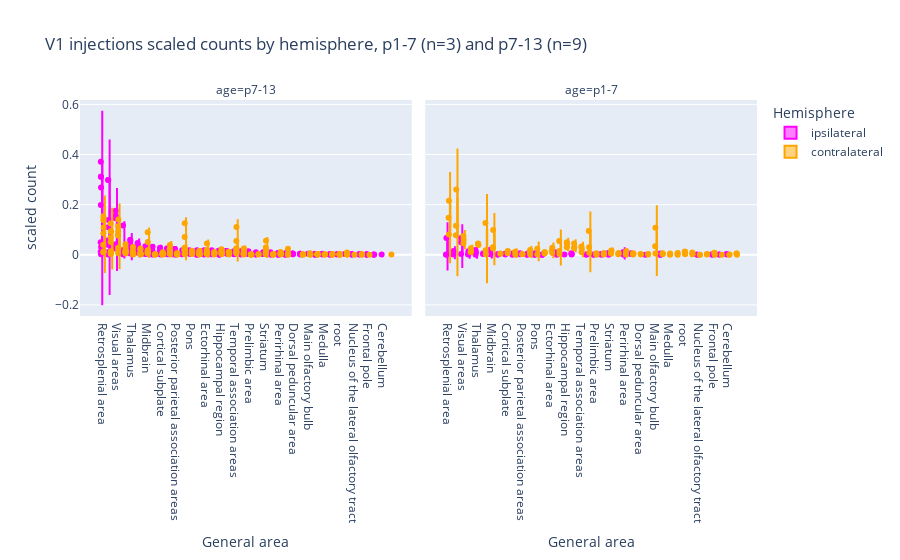

Here is the notebook cell this chart was saved with:
### Code cell
plot_scaled(
    df_grouped,
    "V1 injections scaled counts by hemisphere, p1-7 (n=3) and p7-13 (n=9) ",
    area_order_scaled,
)

### Figure 1 — Plotly figure (JSON) as saved in the notebook; plotly's stock layout.template omitted (floating-point values rounded to 4 significant figures; data arrays with more than 128 entries replaced by an {"elided": "..."} marker saying what was removed)
{"data": [{"alignmentgroup": "True", "box": {"visible": true}, "hovertemplate": "Hemisphere=ipsilateral<br>age=p7-13<br>General area=%{x}<br>scaled count=%{y}<extra></extra>", "legendgroup": "ipsilateral", "marker": {"color": "magenta"}, "meanline": {"visible": true}, "name": "ipsilateral", "offsetgroup": "ipsilateral", "orientation": "v", "points": "all", "scalegroup": "True", "showlegend": true, "type": "violin", "x": {"elided": "242 str values"}, "x0": " ", "xaxis": "x", "y": {"elided": "242 float values"}, "y0": " ", "yaxis": "y"}, {"alignmentgroup": "True", "box": {"visible": true}, "hovertemplate": "Hemisphere=ipsilateral<br>age=p1-7<br>General area=%{x}<br>scaled count=%{y}<extra></extra>", "legendgroup": "ipsilateral", "marker": {"color": "magenta"}, "meanline": {"visible": true}, "name": "ipsilateral", "offsetgroup": "ipsilateral", "orientation": "v", "points": "all", "scalegroup": "True", "showlegend": false, "type": "violin", "x": ["Anterior olfactory nucleus", "Ectorhinal area", "Main olfactory bulb", "Medulla", "Piriform area", "Postpiriform transition area", "Taenia tecta", "Temporal association areas", "root", "Agranular insular area", "Auditory areas", "Cerebellum", "Gustatory areas", "Hypothalamus", "Infralimbic area", "Midbrain", "Nucleus of the lateral olfactory tract", "Perirhinal area", "Pons", "Posterior parietal association areas", "Retrosplenial area", "Somatosensory areas", "Striatum", "Thalamus", "Visceral area", "Visual areas", "ventricular systems", "Agranular insular area", "Anterior cingulate area", "Auditory areas", "Cerebellum", "Cortical amygdalar area", "Cortical subplate", "Frontal pole", "Hippocampal region", "Hypothalamus", "Midbrain", "Nucleus of the lateral olfactory tract", "Orbital area", "Pallidum", "Perirhinal area", "Piriform-amygdalar area", "Pons", "Posterior parietal association areas", "Prelimbic area", "Retrohippocampal region", "Retrosplenial area", "Somatomotor areas", "Somatosensory areas", "Striatum", "Thalamus", "Visceral area", "Visual areas", "ventricular systems", "Agranular insular area", "Anterior cingulate area", "Auditory areas", "Cortical amygdalar area", "Cortical subplate", "Frontal pole", "Gustatory areas", "Hypothalamus", "Midbrain", "Orbital area", "Pallidum", "Piriform-amygdalar area", "Pons", "Posterior parietal association areas", "Prelimbic area", "Retrohippocampal region", "Retrosplenial area", "Somatomotor areas", "Somatosensory areas", "Striatum", "Thalamus", "Visceral area", "Visual areas", "ventricular systems"], "x0": " ", "xaxis": "x2", "y": [NaN, NaN, NaN, NaN, NaN, NaN, NaN, NaN, NaN, 0.0001173, 0.0004692, 0.002815, 5.865e-05, 0.0008798, 0.000176, 0.002229, 0.0001173, 0.000176, 5.865e-05, 0.002229, 0.000176, 0.0008212, 5.865e-05, 5.865e-05, 0.0002346, 0.003285, 0.000176, 0.01039, 0.004721, 0.0009443, 0.0009443, 0.002833, 0.003777, 0.001889, 0.0009443, 0.00661, 0.01983, 0.0009443, 0.00661, 0.005666, 0.01133, 0.0009443, 0.00661, 0.003777, 0.0009443, 0.01511, 0.06704, 0.001889, 0.01416, 0.007554, 0.01889, 0.0009443, 0.05005, 0.004721, 0.004716, 8.422e-05, 0.005306, 8.422e-05, 0.001011, 8.422e-05, 0.002863, 0.002695, 0.0032, 0.002779, 0.003032, 0.001263, 0.0003369, 0.005643, 8.422e-05, 0.000758, 0.000758, 0.0001684, 0.001769, 0.002695, 0.01002, 0.0004211, 0.06653, 0.0002527], "y0": " ", "yaxis": "y2"}, {"alignmentgroup": "True", "box": {"visible": true}, "hovertemplate": "Hemisphere=contralateral<br>age=p7-13<br>General area=%{x}<br>scaled count=%{y}<extra></extra>", "legendgroup": "contralateral", "marker": {"color": "orange"}, "meanline": {"visible": true}, "name": "contralateral", "offsetgroup": "contralateral", "orientation": "v", "points": "all", "scalegroup": "True", "showlegend": true, "type": "violin", "x": {"elided": "245 str values"}, "x0": " ", "xaxis": "x", "y": {"elided": "245 float values"}, "y0": " ", "yaxis": "y"}, {"alignmentgroup": "True", "box": {"visible": true}, "hovertemplate": "Hemisphere=contralateral<br>age=p1-7<br>General area=%{x}<br>scaled count=%{y}<extra></extra>", "legendgroup": "contralateral", "marker": {"color": "orange"}, "meanline": {"visible": true}, "name": "contralateral", "offsetgroup": "contralateral", "orientation": "v", "points": "all", "scalegroup": "True", "showlegend": false, "type": "violin", "x": ["Accessory olfactory bulb", "Agranular insular area", "Anterior cingulate area", "Anterior olfactory nucleus", "Auditory areas", "Cerebellum", "Cortical amygdalar area", "Cortical subplate", "Dorsal peduncular area", "Ectorhinal area", "Frontal pole", "Gustatory areas", "Hippocampal region", "Hypothalamus", "Infralimbic area", "Main olfactory bulb", "Medulla", "Midbrain", "Nucleus of the lateral olfactory tract", "Orbital area", "Pallidum", "Perirhinal area", "Piriform area", "Piriform-amygdalar area", "Pons", "Posterior parietal association areas", "Postpiriform transition area", "Prelimbic area", "Retrohippocampal region", "Retrosplenial area", "Somatomotor areas", "Somatosensory areas", "Striatum", "Taenia tecta", "Temporal association areas", "Thalamus", "Visceral area", "Visual areas", "root", "ventricular systems", "Accessory olfactory bulb", "Agranular insular area", "Anterior olfactory nucleus", "Auditory areas", "Cortical amygdalar area", "Cortical subplate", "Dorsal peduncular area", "Ectorhinal area", "Gustatory areas", "Hippocampal region", "Hypothalamus", "Infralimbic area", "Main olfactory bulb", "Midbrain", "Orbital area", "Pallidum", "Perirhinal area", "Piriform area", "Postpiriform transition area", "Prelimbic area", "Retrohippocampal region", "Retrosplenial area", "Somatomotor areas", "Somatosensory areas", "Striatum", "Taenia tecta", "Temporal association areas", "Thalamus", "Visceral area", "Visual areas", "root", "ventricular systems", "Accessory olfactory bulb", "Agranular insular area", "Anterior cingulate area", "Anterior olfactory nucleus", "Auditory areas", "Cerebellum", "Cortical amygdalar area", "Cortical subplate", "Ectorhinal area", "Frontal pole", "Hippocampal region", "Hypothalamus", "Main olfactory bulb", "Medulla", "Midbrain", "Nucleus of the lateral olfactory tract", "Orbital area", "Pallidum", "Perirhinal area", "Piriform area", "Pons", "Posterior parietal association areas", "Postpiriform transition area", "Prelimbic area", "Retrohippocampal region", "Retrosplenial area", "Somatomotor areas", "Somatosensory areas", "Striatum", "Temporal association areas", "Thalamus", "Visceral area", "Visual areas", "root", "ventricular systems"], "x0": " ", "xaxis": "x2", "y": [0.004868, 0.05478, 0.01185, 0.007156, 0.01179, 0.001232, 0.006863, 0.006921, 0.002757, 0.01601, 0.00786, 0.004399, 0.04423, 0.02821, 0.002757, 0.03384, 0.004868, 0.09854, 0.0001173, 0.1273, 0.003754, 0.01408, 0.008681, 0.0004692, 0.02446, 0.002874, 0.004868, 0.006041, 0.1155, 0.08118, 0.09525, 0.02628, 0.01748, 0.0007039, 0.009795, 0.03942, 0.004868, 0.04645, 0.003578, 0.003813, 0.004721, 0.01511, 0.002833, 0.001889, 0.0009443, 0.007554, 0.0009443, 0.007554, 0.004721, 0.03022, 0.02738, 0.0009443, 0.1076, 0.02644, 0.01794, 0.00661, 0.0009443, 0.002833, 0.001889, 0.001889, 0.07838, 0.1483, 0.03022, 0.01133, 0.01511, 0.002833, 0.02266, 0.04533, 0.01133, 0.0746, 0.01322, 0.005666, 0.0002527, 0.003284, 0.001179, 0.0005053, 0.01954, 0.0002527, 0.0032, 0.01507, 0.02762, 0.0002527, 0.05011, 0.04522, 0.005306, 8.422e-05, 0.02981, 0.0001684, 0.002527, 0.001432, 0.01221, 0.001684, 0.002611, 0.002021, 0.006653, 0.0002527, 0.2606, 0.216, 0.007916, 0.01272, 0.005053, 0.03284, 0.04337, 0.008169, 0.05971, 0.0032, 0.002611], "y0": " ", "yaxis": "y2"}], "layout": {"annotations": [{"font": {}, "showarrow": false, "text": "age=p7-13", "x": 0.245, "xanchor": "center", "xref": "paper", "y": 1, "yanchor": "bottom", "yref": "paper"}, {"font": {}, "showarrow": false, "text": "age=p1-7", "x": 0.755, "xanchor": "center", "xref": "paper", "y": 1, "yanchor": "bottom", "yref": "paper"}], "legend": {"title": {"text": "Hemisphere"}, "tracegroupgap": 0}, "title": {"text": "V1 injections scaled counts by hemisphere, p1-7 (n=3) and p7-13 (n=9) "}, "violinmode": "group", "xaxis": {"anchor": "y", "categoryarray": ["Retrosplenial area", "Retrohippocampal region", "Visual areas", "Somatosensory areas", "Thalamus", "Orbital area", "Midbrain", "Gustatory areas", "Cortical subplate", "Anterior cingulate area", "Posterior parietal association areas", "Auditory areas", "Pons", "Visceral area", "Ectorhinal area", "Agranular insular area", "Hippocampal region", "Hypothalamus", "Temporal association areas", "Somatomotor areas", "Prelimbic area", "Cortical amygdalar area", "Striatum", "Postpiriform transition area", "Perirhinal area", "Pallidum", "Dorsal peduncular area", "Infralimbic area", "Main olfactory bulb", "ventricular systems", "Medulla", "Anterior olfactory nucleus", "root", "Piriform area", "Nucleus of the lateral olfactory tract", "Taenia tecta", "Frontal pole", "Piriform-amygdalar area", "Cerebellum", "Accessory olfactory bulb"], "categoryorder": "array", "domain": [0, 0.49], "title": {"text": "General area"}}, "xaxis2": {"anchor": "y2", "categoryarray": ["Retrosplenial area", "Retrohippocampal region", "Visual areas", "Somatosensory areas", "Thalamus", "Orbital area", "Midbrain", "Gustatory areas", "Cortical subplate", "Anterior cingulate area", "Posterior parietal association areas", "Auditory areas", "Pons", "Visceral area", "Ectorhinal area", "Agranular insular area", "Hippocampal region", "Hypothalamus", "Temporal association areas", "Somatomotor areas", "Prelimbic area", "Cortical amygdalar area", "Striatum", "Postpiriform transition area", "Perirhinal area", "Pallidum", "Dorsal peduncular area", "Infralimbic area", "Main olfactory bulb", "ventricular systems", "Medulla", "Anterior olfactory nucleus", "root", "Piriform area", "Nucleus of the lateral olfactory tract", "Taenia tecta", "Frontal pole", "Piriform-amygdalar area", "Cerebellum", "Accessory olfactory bulb"], "categoryorder": "array", "domain": [0.51, 1], "matches": "x", "title": {"text": "General area"}}, "yaxis": {"anchor": "x", "domain": [0, 1], "title": {"text": "scaled count"}}, "yaxis2": {"anchor": "x2", "domain": [0, 1], "matches": "y", "showticklabels": false}}}
